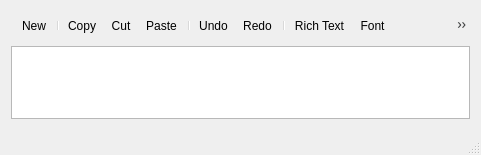
<?xml version="1.0" encoding="UTF-8"?>
<ui version="4.0">
 <class>TextEditDialog</class>
 <widget class="QDialog" name="TextEditDialog">
  <property name="geometry">
   <rect>
    <x>0</x>
    <y>0</y>
    <width>481</width>
    <height>155</height>
   </rect>
  </property>
  <property name="windowTitle">
   <string>TextEditDialog</string>
  </property>
  <property name="sizeGripEnabled">
   <bool>true</bool>
  </property>
  <layout class="QVBoxLayout" name="verticalLayout">
   <item>
    <widget class="QToolBar" name="mainToolBar">
     <property name="sizePolicy">
      <sizepolicy hsizetype="Expanding" vsizetype="Fixed">
       <horstretch>0</horstretch>
       <verstretch>0</verstretch>
      </sizepolicy>
     </property>
     <property name="toolButtonStyle">
      <enum>Qt::ToolButtonStyle::ToolButtonIconOnly</enum>
     </property>
     <addaction name="actionNew"/>
     <addaction name="separator"/>
     <addaction name="actionCopy"/>
     <addaction name="actionCut"/>
     <addaction name="actionPaste"/>
     <addaction name="separator"/>
     <addaction name="actionUndo"/>
     <addaction name="actionRedo"/>
     <addaction name="separator"/>
     <addaction name="actionRichText"/>
     <addaction name="actionFont"/>
     <addaction name="actionFontColor"/>
     <addaction name="actionBold"/>
     <addaction name="actionItalic"/>
     <addaction name="actionUnderline"/>
     <addaction name="separator"/>
     <addaction name="actionAccept"/>
     <addaction name="actionCancel"/>
    </widget>
   </item>
   <item>
    <widget class="QTextEdit" name="textEdit"/>
   </item>
   <item>
    <widget class="QStatusBar" name="statusBar">
     <property name="sizeGripEnabled">
      <bool>false</bool>
     </property>
    </widget>
   </item>
  </layout>
  <action name="actionNew">
   <property name="icon">
    <iconset resource="lpub3d.qrc">
     <normaloff>:/resources/new.png</normaloff>:/resources/new.png</iconset>
   </property>
   <property name="text">
    <string>New</string>
   </property>
   <property name="toolTip">
    <string>New</string>
   </property>
   <property name="statusTip">
    <string>New entry = Ctrl+N</string>
   </property>
   <property name="shortcut">
    <string>Ctrl+N</string>
   </property>
  </action>
  <action name="actionAccept">
   <property name="icon">
    <iconset resource="lpub3d.qrc">
     <normaloff>:/resources/accept.png</normaloff>:/resources/accept.png</iconset>
   </property>
   <property name="text">
    <string>Accept</string>
   </property>
   <property name="statusTip">
    <string>Accept and close window - Ctrl+A</string>
   </property>
   <property name="shortcut">
    <string>Ctrl+A</string>
   </property>
  </action>
  <action name="actionCancel">
   <property name="icon">
    <iconset theme="exit.png" resource="lpub3d.qrc">
     <normaloff>:/resources/exit.png</normaloff>:/resources/exit.png</iconset>
   </property>
   <property name="text">
    <string>Cancel</string>
   </property>
   <property name="toolTip">
    <string>Cancel</string>
   </property>
   <property name="statusTip">
    <string>Cancel and close window</string>
   </property>
  </action>
  <action name="actionCopy">
   <property name="icon">
    <iconset resource="lpub3d.qrc">
     <normaloff>:/resources/copy.png</normaloff>:/resources/copy.png</iconset>
   </property>
   <property name="text">
    <string>Copy</string>
   </property>
   <property name="statusTip">
    <string>Copy - Ctrl+C</string>
   </property>
   <property name="shortcut">
    <string>Ctrl+C</string>
   </property>
  </action>
  <action name="actionCut">
   <property name="icon">
    <iconset resource="lpub3d.qrc">
     <normaloff>:/resources/cut.png</normaloff>:/resources/cut.png</iconset>
   </property>
   <property name="text">
    <string>Cut</string>
   </property>
   <property name="statusTip">
    <string>Cut - Ctrl+X</string>
   </property>
   <property name="shortcut">
    <string>Ctrl+X</string>
   </property>
  </action>
  <action name="actionPaste">
   <property name="icon">
    <iconset resource="lpub3d.qrc">
     <normaloff>:/resources/paste.png</normaloff>:/resources/paste.png</iconset>
   </property>
   <property name="text">
    <string>Paste</string>
   </property>
   <property name="statusTip">
    <string>Paste - Ctrl+V</string>
   </property>
   <property name="shortcut">
    <string>Ctrl+V</string>
   </property>
  </action>
  <action name="actionUndo">
   <property name="icon">
    <iconset resource="lpub3d.qrc">
     <normaloff>:/resources/editundo.png</normaloff>:/resources/editundo.png</iconset>
   </property>
   <property name="text">
    <string>Undo</string>
   </property>
   <property name="statusTip">
    <string>Undo - Ctrl+Z</string>
   </property>
   <property name="shortcut">
    <string>Ctrl+Z</string>
   </property>
  </action>
  <action name="actionRedo">
   <property name="icon">
    <iconset resource="lpub3d.qrc">
     <normaloff>:/resources/editredo.png</normaloff>:/resources/editredo.png</iconset>
   </property>
   <property name="text">
    <string>Redo</string>
   </property>
   <property name="statusTip">
    <string>Redo - Ctrl+Y</string>
   </property>
   <property name="shortcut">
    <string>Ctrl+Y</string>
   </property>
  </action>
  <action name="actionFont">
   <property name="icon">
    <iconset resource="lpub3d.qrc">
     <normaloff>:/resources/font.png</normaloff>:/resources/font.png</iconset>
   </property>
   <property name="text">
    <string>Font</string>
   </property>
   <property name="statusTip">
    <string>Select font - Ctrl+F</string>
   </property>
   <property name="shortcut">
    <string>Ctrl+F</string>
   </property>
  </action>
  <action name="actionItalic">
   <property name="checkable">
    <bool>true</bool>
   </property>
   <property name="icon">
    <iconset resource="lpub3d.qrc">
     <normaloff>:/resources/italic.png</normaloff>:/resources/italic.png</iconset>
   </property>
   <property name="text">
    <string>Italic</string>
   </property>
   <property name="toolTip">
    <string>Italic Font</string>
   </property>
   <property name="statusTip">
    <string>Italic - Ctrl+I</string>
   </property>
   <property name="shortcut">
    <string>Ctrl+I</string>
   </property>
  </action>
  <action name="actionBold">
   <property name="checkable">
    <bool>true</bool>
   </property>
   <property name="icon">
    <iconset resource="lpub3d.qrc">
     <normaloff>:/resources/bold.png</normaloff>:/resources/bold.png</iconset>
   </property>
   <property name="text">
    <string>Bold</string>
   </property>
   <property name="toolTip">
    <string>Bold</string>
   </property>
   <property name="statusTip">
    <string>Bold - Ctrl+B</string>
   </property>
   <property name="shortcut">
    <string>Ctrl+B</string>
   </property>
  </action>
  <action name="actionUnderline">
   <property name="checkable">
    <bool>true</bool>
   </property>
   <property name="icon">
    <iconset resource="lpub3d.qrc">
     <normaloff>:/resources/underline.png</normaloff>:/resources/underline.png</iconset>
   </property>
   <property name="text">
    <string>Underline</string>
   </property>
   <property name="toolTip">
    <string>Underline</string>
   </property>
   <property name="statusTip">
    <string>Underline - Ctrl+U</string>
   </property>
   <property name="shortcut">
    <string>Ctrl+U</string>
   </property>
  </action>
  <action name="actionRichText">
   <property name="checkable">
    <bool>true</bool>
   </property>
   <property name="icon">
    <iconset resource="lpub3d.qrc">
     <normaloff>:/resources/richtext.png</normaloff>:/resources/richtext.png</iconset>
   </property>
   <property name="text">
    <string>Rich Text</string>
   </property>
   <property name="toolTip">
    <string>Rich Text</string>
   </property>
   <property name="statusTip">
    <string>Enable rich text - Ctrl+R</string>
   </property>
   <property name="shortcut">
    <string>Ctrl+R</string>
   </property>
  </action>
  <action name="actionFontColor">
   <property name="icon">
    <iconset resource="lpub3d.qrc">
     <normaloff>:/resources/fontColour.png</normaloff>:/resources/fontColour.png</iconset>
   </property>
   <property name="text">
    <string>Font Color</string>
   </property>
   <property name="iconText">
    <string>Font Color</string>
   </property>
   <property name="toolTip">
    <string>Font Color</string>
   </property>
   <property name="statusTip">
    <string>Font color - Ctrl+L</string>
   </property>
  </action>
 </widget>
 <layoutdefault spacing="6" margin="11"/>
 <resources>
  <include location="lpub3d.qrc"/>
  <include location="lpub3d.qrc"/>
 </resources>
 <connections/>
</ui>
